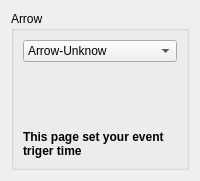
          <widget class="QWidget" name="Com_Arrow">
           <layout class="QVBoxLayout" name="verticalLayout_12">
            <item>
             <widget class="QGroupBox" name="Arrow">
              <property name="title">
               <string>Arrow</string>
              </property>
              <property name="flat">
               <bool>true</bool>
              </property>
              <layout class="QVBoxLayout" name="verticalLayout_11">
               <item>
                <widget class="QComboBox" name="Arrow_State_Para0_Str">
                 <item>
                  <property name="text">
                   <string>Arrow-Unknow</string>
                  </property>
                  <property name="icon">
                   <iconset>
                    <normaloff>:/Menu/rc/Menu/delete.png</normaloff>:/Menu/rc/Menu/delete.png</iconset>
                  </property>
                 </item>
                 <item>
                  <property name="text">
                   <string>Arrow-Up</string>
                  </property>
                  <property name="icon">
                   <iconset>
                    <normaloff>:/Menu/rc/Menu/up.png</normaloff>:/Menu/rc/Menu/up.png</iconset>
                  </property>
                 </item>
                 <item>
                  <property name="text">
                   <string>Arrow-Uproll</string>
                  </property>
                  <property name="icon">
                   <iconset>
                    <normaloff>:/Menu/rc/Menu/up.png</normaloff>:/Menu/rc/Menu/up.png</iconset>
                  </property>
                 </item>
                 <item>
                  <property name="text">
                   <string>Arrow-Uphalt</string>
                  </property>
                  <property name="icon">
                   <iconset>
                    <normaloff>:/Menu/rc/Menu/up.png</normaloff>:/Menu/rc/Menu/up.png</iconset>
                  </property>
                 </item>
                 <item>
                  <property name="text">
                   <string>Arrow-Down</string>
                  </property>
                  <property name="icon">
                   <iconset>
                    <normaloff>:/Menu/rc/Menu/down.png</normaloff>:/Menu/rc/Menu/down.png</iconset>
                  </property>
                 </item>
                 <item>
                  <property name="text">
                   <string>Arrow-Downroll</string>
                  </property>
                  <property name="icon">
                   <iconset>
                    <normaloff>:/Menu/rc/Menu/down.png</normaloff>:/Menu/rc/Menu/down.png</iconset>
                  </property>
                 </item>
                 <item>
                  <property name="text">
                   <string>Arrow-Downhalt</string>
                  </property>
                  <property name="icon">
                   <iconset>
                    <normaloff>:/Menu/rc/Menu/down.png</normaloff>:/Menu/rc/Menu/down.png</iconset>
                  </property>
                 </item>
                 <item>
                  <property name="text">
                   <string>Arrow-UpDown</string>
                  </property>
                  <property name="icon">
                   <iconset>
                    <normaloff>:/Menu/rc/Menu/textjustify.png</normaloff>:/Menu/rc/Menu/textjustify.png</iconset>
                  </property>
                 </item>
                 <item>
                  <property name="text">
                   <string>Arrow-UpDownroll</string>
                  </property>
                  <property name="icon">
                   <iconset>
                    <normaloff>:/Menu/rc/Menu/eye.png</normaloff>:/Menu/rc/Menu/eye.png</iconset>
                  </property>
                 </item>
                 <item>
                  <property name="text">
                   <string>Arrow-UpDownhalt</string>
                  </property>
                  <property name="icon">
                   <iconset>
                    <normaloff>:/Menu/rc/Menu/question.png</normaloff>:/Menu/rc/Menu/question.png</iconset>
                  </property>
                 </item>
                </widget>
               </item>
               <item>
                <spacer name="verticalSpacer_4">
                 <property name="orientation">
                  <enum>Qt::Vertical</enum>
                 </property>
                 <property name="sizeHint" stdset="0">
                  <size>
                   <width>20</width>
                   <height>62</height>
                  </size>
                 </property>
                </spacer>
               </item>
               <item>
                <widget class="QLabel" name="label_7">
                 <property name="font">
                  <font>
                   <weight>75</weight>
                   <italic>false</italic>
                   <bold>true</bold>
                   <underline>false</underline>
                   <strikeout>false</strikeout>
                  </font>
                 </property>
                 <property name="text">
                  <string>This page set your event triger time</string>
                 </property>
                 <property name="wordWrap">
                  <bool>true</bool>
                 </property>
                 <property name="margin">
                  <number>0</number>
                 </property>
                 <property name="indent">
                  <number>-1</number>
                 </property>
                </widget>
               </item>
              </layout>
             </widget>
            </item>
           </layout>
          </widget>
